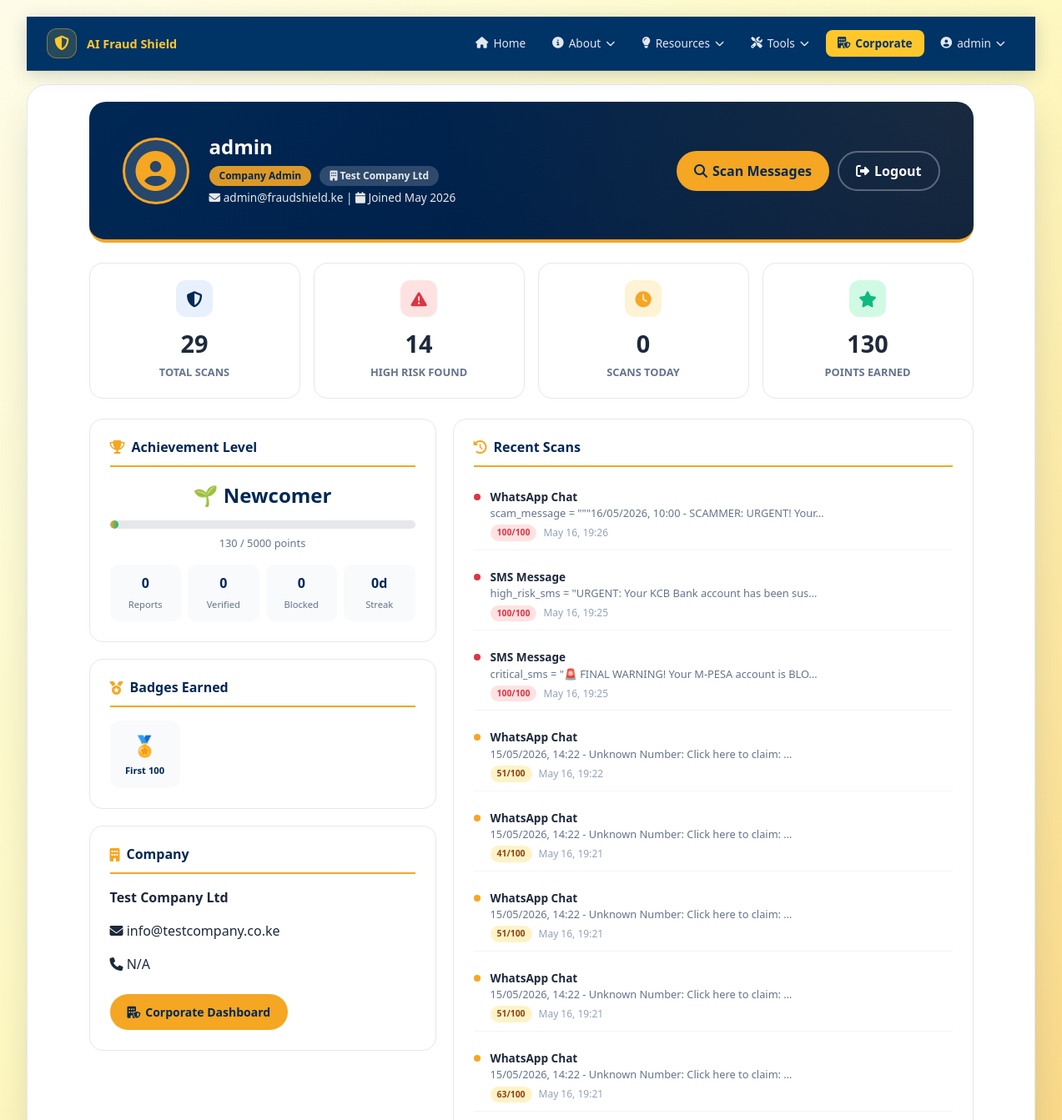
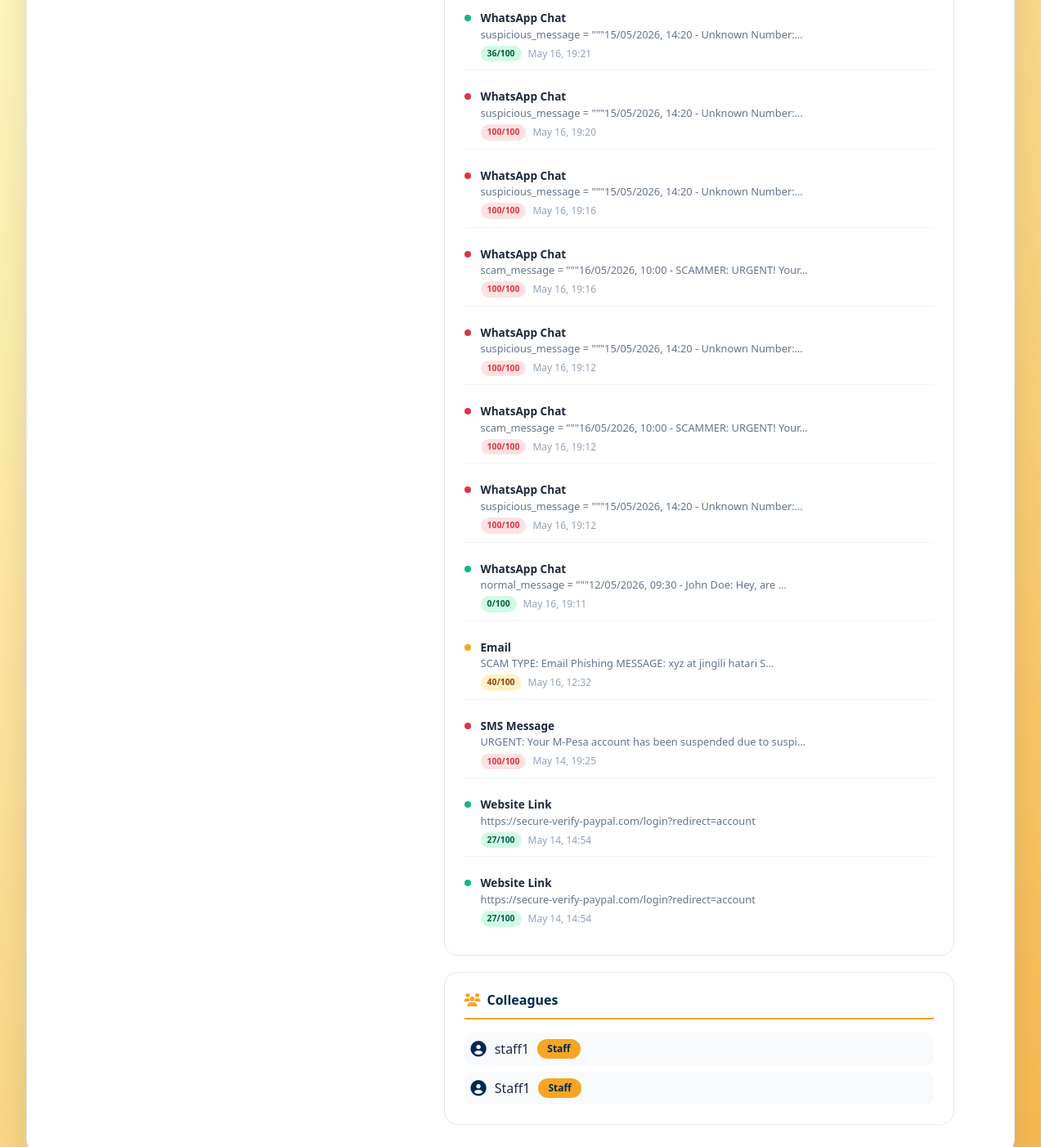
The app's page /profile/ (signed in), older data (2 pictures, top to bottom).
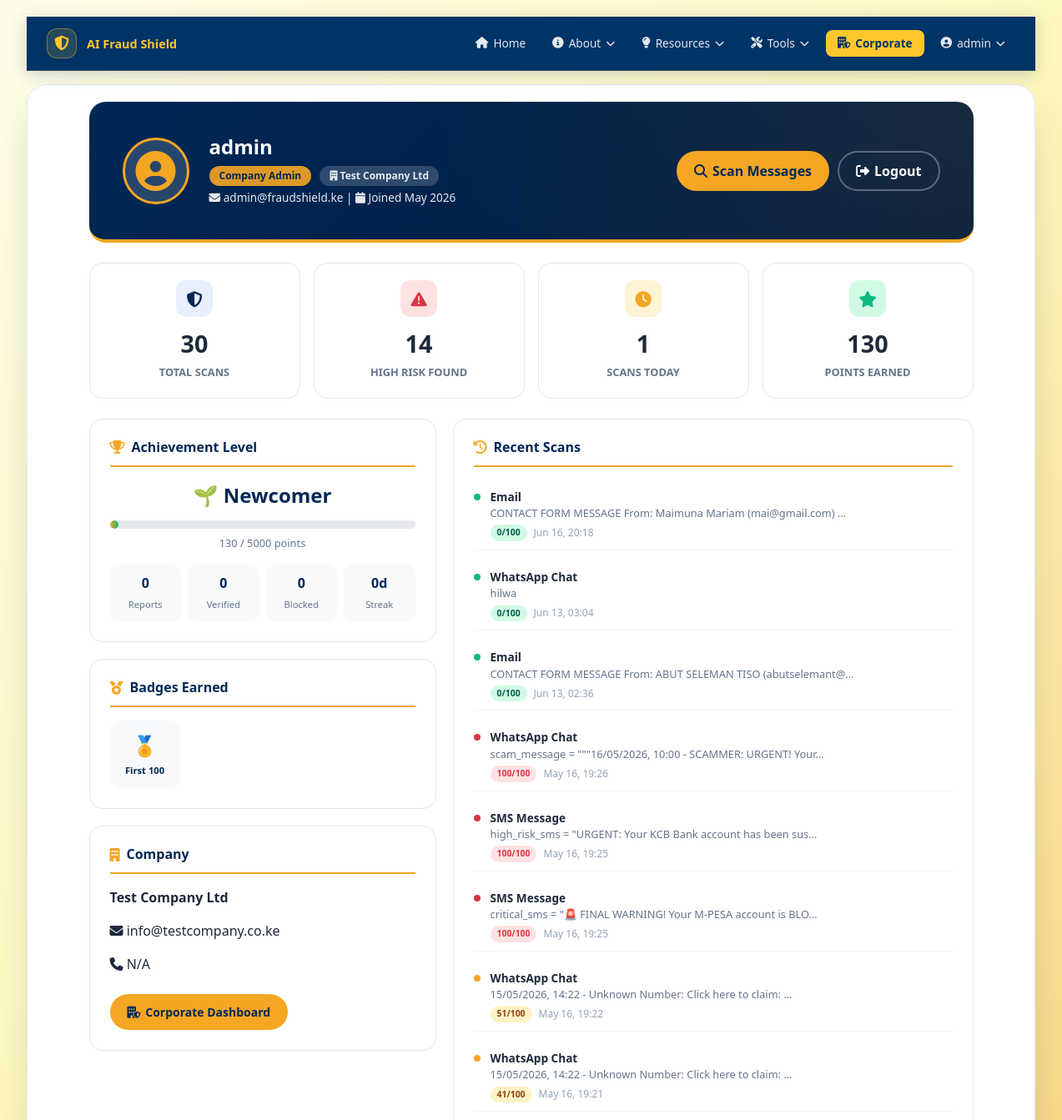
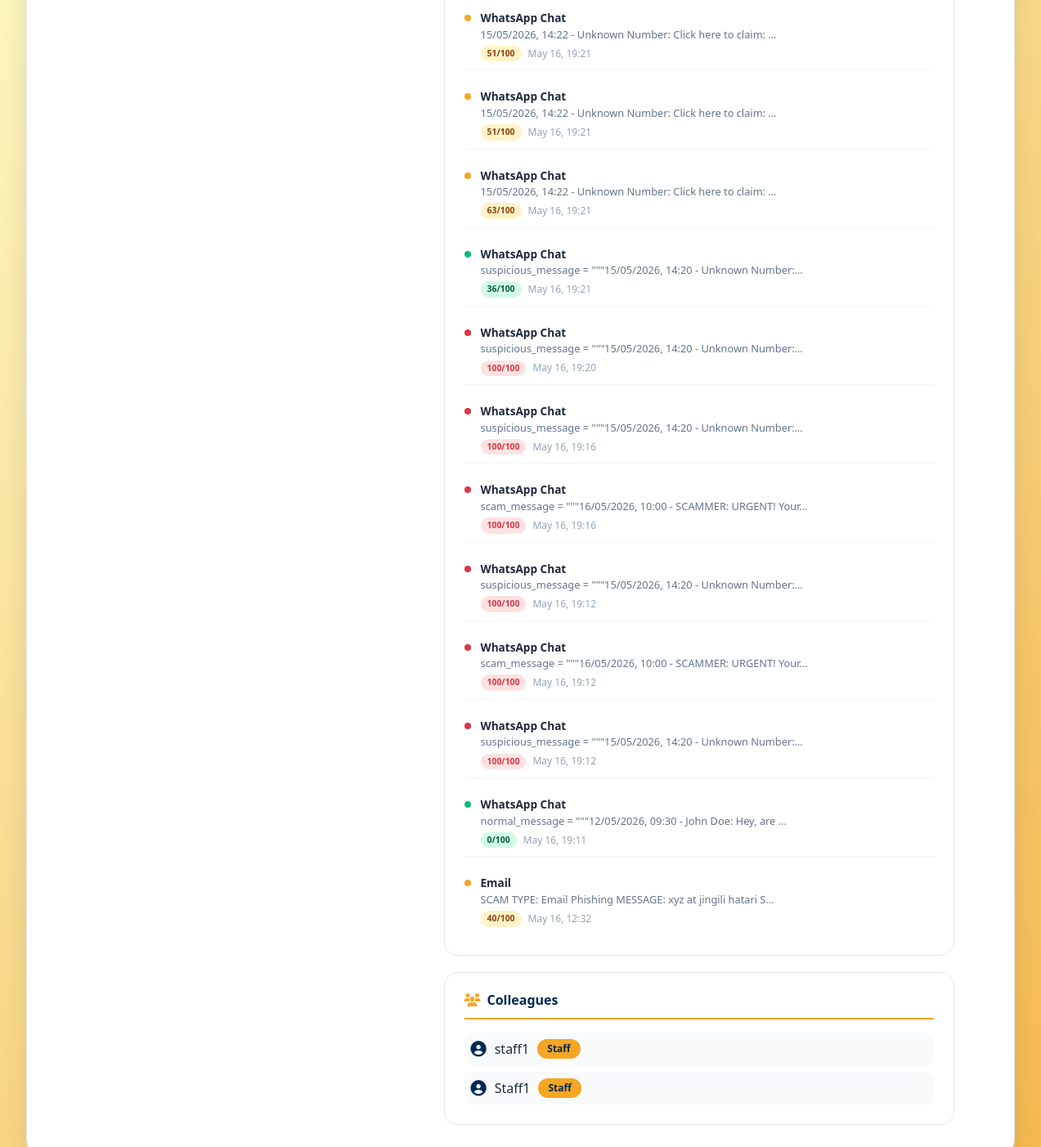
The same page, newer data (2 pictures, top to bottom).
### detector/models.py (models this page shows, shortened)
class UserBadge(models.Model):
    user = models.ForeignKey(User, on_delete=models.CASCADE, related_name='badges')
    badge = models.ForeignKey(Badge, on_delete=models.CASCADE)
    earned_at = models.DateTimeField(auto_now_add=True)
    class Meta:
        unique_together = ['user', 'badge']

class Badge(models.Model):
    name = models.CharField(max_length=100)
    description = models.TextField()
    icon = models.CharField(max_length=10)
    points_required = models.IntegerField(default=0)
    badge_type = models.CharField(max_length=50)

class ScamReport(models.Model):
    REPORT_TYPES = [
        ('SMS', 'SMS Message'),
        ('EMAIL', 'Email'),
        ('URL', 'Website Link'),
        ('PHONE', 'Phone Number'),
        ('WHATSAPP', 'WhatsApp Chat'),
        ('SCREENSHOT', 'Screenshot'),
        ('CALL', 'Phone Call'),
        ('TELEGRAM', 'Telegram Message'),
        ('USSD', 'USSD Report'),
        ('WEB', 'Web Page'),
    ]
    user = models.ForeignKey(User, on_delete=models.CASCADE, null=True, blank=True, related_name='scam_reports')
    company = models.ForeignKey(Company, on_delete=models.SET_NULL, null=True, blank=True, related_name='company_reports')
    report_type = models.CharField(max_length=20, choices=REPORT_TYPES)
    content = models.TextField()
    risk_score = models.IntegerField()
    risk_level = models.CharField(max_length=20)
    reported_by = models.CharField(max_length=100, blank=True, null=True)
    date_reported = models.DateTimeField(auto_now_add=True)
    county = models.CharField(max_length=100, blank=True, null=True)
    latitude = models.FloatField(blank=True, null=True)
    longitude = models.FloatField(blank=True, null=True)
    ip_address = models.CharField(max_length=50, blank=True, null=True)
    class Meta:
        ordering = ['-date_reported']
        verbose_name = 'Scam Report'
        verbose_name_plural = 'Scam Reports'
        indexes = [
            models.Index(fields=['risk_score'], name='idx_scam_score'),
            models.Index(fields=['report_type'], name='idx_scam_type'),
            models.Index(fields=['date_reported'], name='idx_scam_date'),
            models.Index(fields=['user'], name='idx_scam_user'),
            models.Index(fields=['company'], name='idx_scam_company'),
        ]

class UserProfile(models.Model):
    ROLE_CHOICES = [
        ('SUPER_ADMIN', 'Super Admin'),
        ('COMPANY_ADMIN', 'Company Admin'),
        ('STAFF', 'Staff'),
        ('INDIVIDUAL', 'Individual User'),
    ]
    user = models.OneToOneField(User, on_delete=models.CASCADE)
    company = models.ForeignKey(Company, on_delete=models.SET_NULL, null=True, blank=True, related_name='userprofile_set')
    role = models.CharField(max_length=20, choices=ROLE_CHOICES, default='INDIVIDUAL')
    phone = models.CharField(max_length=15, blank=True)
    department = models.CharField(max_length=100, blank=True)
    is_active = models.BooleanField(default=True)
    created_at = models.DateTimeField(auto_now_add=True)
    alert_subscription = models.BooleanField(default=False)
    alert_frequency = models.CharField(max_length=10, choices=[
        ('DAILY', 'Daily'),
        ('WEEKLY', 'Weekly'),
        ('INSTANT', 'Instant'),
    ], default='DAILY')
    alert_email = models.EmailField(null=True, blank=True)
    alert_phone = models.CharField(max_length=20, null=True, blank=True)
    takedown_notifications = models.BooleanField(default=True)
    class Meta:
        indexes = [
            models.Index(fields=['role'], name='idx_profile_role'),
            models.Index(fields=['company'], name='idx_profile_company'),
        ]

### detector/views.py (the view)
# urls.py: path('profile/', views.profile_page, name='profile'),
@login_required
def profile_page(request):
    user = request.user
    try:
        profile = user.userprofile
    except:
        profile = None
    try:
        user_points = UserPoints.objects.get(user=user)
        badges = UserBadge.objects.filter(user=user).select_related('badge')
    except:
        user_points = None
        badges = []
    user_reports = ScamReport.objects.filter(user=user).order_by('-date_reported')[:20]
    total_scans = ScamReport.objects.filter(user=user).count()
    high_risk_found = ScamReport.objects.filter(user=user, risk_score__gte=70).count()
    scans_today = ScamReport.objects.filter(user=user, date_reported__date=timezone.now().date()).count()
    company = profile.company if profile else None
    colleagues = []
    if company and profile.role in ['COMPANY_ADMIN', 'SUPER_ADMIN']:
        colleagues = UserProfile.objects.filter(company=company).exclude(user=user).select_related('user')[:10]
    context = {
        'profile': profile,
        'user_points': user_points,
        'badges': badges,
        'user_reports': user_reports,
        'total_scans': total_scans,
        'high_risk_found': high_risk_found,
        'scans_today': scans_today,
        'company': company,
        'colleagues': colleagues,
    }
    return render(request, 'detector/profile.html', context)

### detector/models.py (called while the page is built)
    def get_level(self):
        if self.total_points >= 5000: return "🛡️ Grandmaster"
        if self.total_points >= 2000: return "🔰 Expert"
        if self.total_points >= 1000: return "⭐ Advanced"
        if self.total_points >= 500: return "🔍 Scout"
        if self.total_points >= 200: return "👶 Beginner"
        return "🌱 Newcomer"

### detector/templates/detector/profile.html (shortened to what the changed rows need)
{% extends 'base.html' %}
{% load static %}
{% block content %}
<div class="profile-page">
    <div class="profile-header">
        <div class="profile-header-content">
            <div class="profile-info">
                <h1>{{ user.username }}</h1>
            </div>
        </div>
    </div>
    <div class="profile-content">
        <div class="profile-stats">
            <div class="profile-stat-card">
                <div class="stat-icon navy"><i class="fas fa-shield-alt"></i></div>
                <div class="stat-value">{{ total_scans }}</div>
                <div class="stat-label">Total Scans</div>
            </div>
            <div class="profile-stat-card">
                <div class="stat-icon gold"><i class="fas fa-clock"></i></div>
                <div class="stat-value">{{ scans_today }}</div>
                <div class="stat-label">Scans Today</div>
            </div>
        </div>
        <div class="profile-grid">
            <div class="profile-left">
                <div class="profile-card">
                    {% if badges %}
                    <div class="badges-grid">
                        {% for user_badge in badges %}
                        <div class="badge-item" title="{{ user_badge.badge.description }}">
                            <span class="badge-icon">{{ user_badge.badge.icon }}</span>
                            <span class="badge-name">{{ user_badge.badge.name }}</span>
                        </div>
                        {% endfor %}
                    </div>
                    {% else %}
                    <div class="empty-state">
                        <i class="fas fa-medal"></i>
                        <p>No badges yet. Start scanning to earn badges!</p>
                    </div>
                    {% endif %}
                </div>
            </div>
            <div class="profile-right">
                <div class="profile-card">
                    {% if user_reports %}
                    <div class="activity-list">
                        {% for report in user_reports %}
                        <div class="activity-item">
                            <div class="activity-dot {% if report.risk_score >= 70 %}danger{% elif report.risk_score >= 40 %}warning{% else %}success{% endif %}"></div>
                            <div class="activity-content">
                                <div class="activity-type">{{ report.get_report_type_display }}</div>
                                <div class="activity-preview">{{ report.content|truncatechars:60 }}</div>
                                <div class="activity-meta">
                                    <span class="badge-risk {% if report.risk_score >= 70 %}HIGH{% elif report.risk_score >= 40 %}MEDIUM{% else %}LOW{% endif %}">
                                        {{ report.risk_score }}/100
                                    </span>
                                    <span class="activity-date">{{ report.date_reported|date:"M d, H:i" }}</span>
                                </div>
                            </div>
                        </div>
                        {% endfor %}
                    </div>
                    {% else %}
                    <div class="empty-state">
                        <i class="fas fa-search"></i>
                        <p>No scans yet. <a href="/">Start scanning now!</a></p>
                    </div>
                    {% endif %}
                </div>
                {% if colleagues %}
                <div class="profile-card">
                    <div class="colleagues-list">
                        {% for colleague in colleagues %}
                        <div class="colleague-item">
                            <i class="fas fa-user-circle"></i>
                            <span>{{ colleague.user.username }}</span>
                            <span class="badge-role {{ colleague.role }}">{{ colleague.get_role_display }}</span>
                        </div>
                        {% endfor %}
                    </div>
                </div>
                {% endif %}
            </div>
        </div>
    </div>
</div>
{% endblock %}

Row changes from the older to the newer data that the page shows:
no longer on this page (row unchanged): ScamReport: report_type "SMS Message", content "URGENT: Your M-Pesa account has been suspended due to suspi…", risk_score "100", date_reported "May 14, 19:25"
removed ScamReport: report_type "Website Link", content "https://secure-verify-paypal.com/login?redirect=account", risk_score "27", date_reported "May 14, 14:54"
removed ScamReport: report_type "Website Link", content "https://secure-verify-paypal.com/login?redirect=account", risk_score "27", date_reported "May 14, 14:54"
added ScamReport: report_type "Email", content "CONTACT FORM MESSAGE From: Maimuna Mariam (mai@gmail.com) …", risk_score "0", date_reported "Jun 16, 20:18"
added ScamReport: report_type "WhatsApp Chat", content "hilwa", risk_score "0", date_reported "Jun 13, 03:04"
added ScamReport: report_type "Email", content "CONTACT FORM MESSAGE From: ABUT SELEMAN TISO (abutselemant@…", risk_score "0", date_reported "Jun 13, 02:36"
Text that changed along with them:
{{ total_scans }}: "29" → "30"
{{ scans_today }}: "0" → "1"
